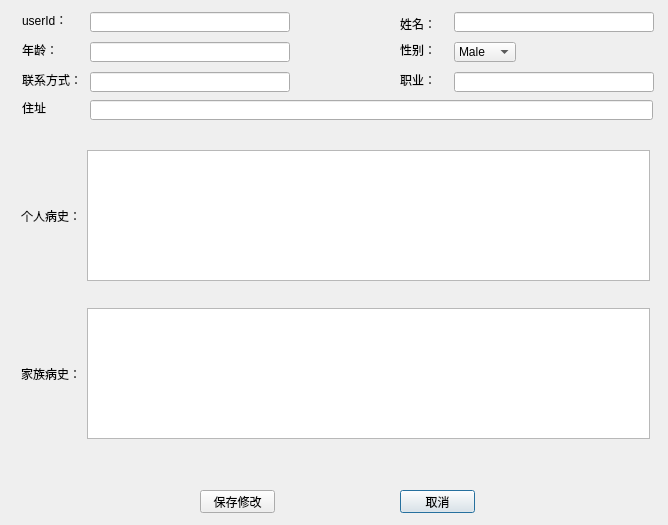
<?xml version="1.0" encoding="UTF-8"?>
<ui version="4.0">
 <class>RecordUpdateWidgets</class>
 <widget class="QDialog" name="RecordUpdateWidgets">
  <property name="geometry">
   <rect>
    <x>0</x>
    <y>0</y>
    <width>668</width>
    <height>525</height>
   </rect>
  </property>
  <property name="windowTitle">
   <string>病例</string>
  </property>
  <widget class="QLabel" name="label">
   <property name="geometry">
    <rect>
     <x>22</x>
     <y>12</y>
     <width>48</width>
     <height>16</height>
    </rect>
   </property>
   <property name="sizePolicy">
    <sizepolicy hsizetype="Fixed" vsizetype="Preferred">
     <horstretch>0</horstretch>
     <verstretch>0</verstretch>
    </sizepolicy>
   </property>
   <property name="text">
    <string>userId：</string>
   </property>
  </widget>
  <widget class="QLineEdit" name="userIdEdit">
   <property name="geometry">
    <rect>
     <x>90</x>
     <y>12</y>
     <width>200</width>
     <height>20</height>
    </rect>
   </property>
   <property name="sizePolicy">
    <sizepolicy hsizetype="Fixed" vsizetype="Fixed">
     <horstretch>0</horstretch>
     <verstretch>0</verstretch>
    </sizepolicy>
   </property>
   <property name="minimumSize">
    <size>
     <width>200</width>
     <height>0</height>
    </size>
   </property>
  </widget>
  <widget class="QLabel" name="label_2">
   <property name="geometry">
    <rect>
     <x>400</x>
     <y>16</y>
     <width>48</width>
     <height>16</height>
    </rect>
   </property>
   <property name="sizePolicy">
    <sizepolicy hsizetype="Preferred" vsizetype="Fixed">
     <horstretch>0</horstretch>
     <verstretch>0</verstretch>
    </sizepolicy>
   </property>
   <property name="minimumSize">
    <size>
     <width>48</width>
     <height>0</height>
    </size>
   </property>
   <property name="text">
    <string>姓名：</string>
   </property>
  </widget>
  <widget class="QLineEdit" name="nameEdit">
   <property name="geometry">
    <rect>
     <x>454</x>
     <y>12</y>
     <width>200</width>
     <height>20</height>
    </rect>
   </property>
   <property name="sizePolicy">
    <sizepolicy hsizetype="Fixed" vsizetype="Fixed">
     <horstretch>0</horstretch>
     <verstretch>0</verstretch>
    </sizepolicy>
   </property>
   <property name="minimumSize">
    <size>
     <width>200</width>
     <height>0</height>
    </size>
   </property>
  </widget>
  <widget class="QLabel" name="label_3">
   <property name="geometry">
    <rect>
     <x>22</x>
     <y>42</y>
     <width>36</width>
     <height>16</height>
    </rect>
   </property>
   <property name="text">
    <string>年龄：</string>
   </property>
  </widget>
  <widget class="QLineEdit" name="ageEdit">
   <property name="geometry">
    <rect>
     <x>90</x>
     <y>42</y>
     <width>200</width>
     <height>20</height>
    </rect>
   </property>
   <property name="sizePolicy">
    <sizepolicy hsizetype="Fixed" vsizetype="Fixed">
     <horstretch>0</horstretch>
     <verstretch>0</verstretch>
    </sizepolicy>
   </property>
   <property name="minimumSize">
    <size>
     <width>200</width>
     <height>0</height>
    </size>
   </property>
  </widget>
  <widget class="QLabel" name="label_4">
   <property name="geometry">
    <rect>
     <x>400</x>
     <y>42</y>
     <width>36</width>
     <height>16</height>
    </rect>
   </property>
   <property name="text">
    <string>性别：</string>
   </property>
  </widget>
  <widget class="QComboBox" name="gendleBox">
   <property name="geometry">
    <rect>
     <x>454</x>
     <y>42</y>
     <width>62</width>
     <height>20</height>
    </rect>
   </property>
   <property name="sizePolicy">
    <sizepolicy hsizetype="Fixed" vsizetype="Fixed">
     <horstretch>0</horstretch>
     <verstretch>0</verstretch>
    </sizepolicy>
   </property>
   <item>
    <property name="text">
     <string>Male</string>
    </property>
   </item>
   <item>
    <property name="text">
     <string>Female</string>
    </property>
   </item>
  </widget>
  <widget class="QLabel" name="label_5">
   <property name="geometry">
    <rect>
     <x>22</x>
     <y>72</y>
     <width>60</width>
     <height>16</height>
    </rect>
   </property>
   <property name="text">
    <string>联系方式：</string>
   </property>
  </widget>
  <widget class="QLineEdit" name="contactEdit">
   <property name="geometry">
    <rect>
     <x>90</x>
     <y>72</y>
     <width>200</width>
     <height>20</height>
    </rect>
   </property>
   <property name="sizePolicy">
    <sizepolicy hsizetype="Fixed" vsizetype="Fixed">
     <horstretch>0</horstretch>
     <verstretch>0</verstretch>
    </sizepolicy>
   </property>
   <property name="minimumSize">
    <size>
     <width>200</width>
     <height>0</height>
    </size>
   </property>
  </widget>
  <widget class="QLabel" name="label_6">
   <property name="geometry">
    <rect>
     <x>400</x>
     <y>72</y>
     <width>36</width>
     <height>16</height>
    </rect>
   </property>
   <property name="text">
    <string>职业：</string>
   </property>
  </widget>
  <widget class="QLineEdit" name="professionEdit">
   <property name="geometry">
    <rect>
     <x>454</x>
     <y>72</y>
     <width>200</width>
     <height>20</height>
    </rect>
   </property>
   <property name="sizePolicy">
    <sizepolicy hsizetype="Fixed" vsizetype="Fixed">
     <horstretch>0</horstretch>
     <verstretch>0</verstretch>
    </sizepolicy>
   </property>
   <property name="minimumSize">
    <size>
     <width>200</width>
     <height>0</height>
    </size>
   </property>
  </widget>
  <widget class="QLabel" name="label_7">
   <property name="geometry">
    <rect>
     <x>22</x>
     <y>100</y>
     <width>24</width>
     <height>16</height>
    </rect>
   </property>
   <property name="sizePolicy">
    <sizepolicy hsizetype="Expanding" vsizetype="Preferred">
     <horstretch>0</horstretch>
     <verstretch>0</verstretch>
    </sizepolicy>
   </property>
   <property name="text">
    <string>住址</string>
   </property>
  </widget>
  <widget class="QLineEdit" name="addressEdit">
   <property name="geometry">
    <rect>
     <x>90</x>
     <y>100</y>
     <width>563</width>
     <height>20</height>
    </rect>
   </property>
   <property name="sizePolicy">
    <sizepolicy hsizetype="Fixed" vsizetype="Fixed">
     <horstretch>0</horstretch>
     <verstretch>0</verstretch>
    </sizepolicy>
   </property>
   <property name="minimumSize">
    <size>
     <width>563</width>
     <height>0</height>
    </size>
   </property>
   <property name="maximumSize">
    <size>
     <width>563</width>
     <height>16777215</height>
    </size>
   </property>
  </widget>
  <widget class="QPushButton" name="cancleBtn">
   <property name="geometry">
    <rect>
     <x>400</x>
     <y>490</y>
     <width>75</width>
     <height>23</height>
    </rect>
   </property>
   <property name="text">
    <string>取消</string>
   </property>
  </widget>
  <widget class="QPushButton" name="updateBtn">
   <property name="geometry">
    <rect>
     <x>200</x>
     <y>490</y>
     <width>75</width>
     <height>23</height>
    </rect>
   </property>
   <property name="text">
    <string>保存修改</string>
   </property>
  </widget>
  <widget class="QWidget" name="layoutWidget">
   <property name="geometry">
    <rect>
     <x>21</x>
     <y>129</y>
     <width>629</width>
     <height>331</height>
    </rect>
   </property>
   <layout class="QGridLayout" name="gridLayout_2" rowstretch="1,0" columnstretch="0,0">
    <item row="0" column="0">
     <widget class="QLabel" name="label_8">
      <property name="text">
       <string>个人病史：</string>
      </property>
     </widget>
    </item>
    <item row="1" column="1">
     <widget class="QTextEdit" name="familyHistoryEdit">
      <property name="sizePolicy">
       <sizepolicy hsizetype="Expanding" vsizetype="Fixed">
        <horstretch>0</horstretch>
        <verstretch>0</verstretch>
       </sizepolicy>
      </property>
      <property name="maximumSize">
       <size>
        <width>16777215</width>
        <height>131</height>
       </size>
      </property>
     </widget>
    </item>
    <item row="1" column="0">
     <widget class="QLabel" name="label_9">
      <property name="text">
       <string>家族病史：</string>
      </property>
     </widget>
    </item>
    <item row="0" column="1">
     <widget class="QTextEdit" name="personalHistoryEdit">
      <property name="sizePolicy">
       <sizepolicy hsizetype="Expanding" vsizetype="Fixed">
        <horstretch>0</horstretch>
        <verstretch>0</verstretch>
       </sizepolicy>
      </property>
      <property name="maximumSize">
       <size>
        <width>16777215</width>
        <height>131</height>
       </size>
      </property>
     </widget>
    </item>
   </layout>
  </widget>
  <zorder>layoutWidget</zorder>
  <zorder>label</zorder>
  <zorder>userIdEdit</zorder>
  <zorder>label_2</zorder>
  <zorder>nameEdit</zorder>
  <zorder>label_3</zorder>
  <zorder>ageEdit</zorder>
  <zorder>label_4</zorder>
  <zorder>gendleBox</zorder>
  <zorder>label_5</zorder>
  <zorder>contactEdit</zorder>
  <zorder>label_6</zorder>
  <zorder>professionEdit</zorder>
  <zorder>cancleBtn</zorder>
  <zorder>updateBtn</zorder>
  <zorder>addressEdit</zorder>
  <zorder>label_7</zorder>
 </widget>
 <resources/>
 <connections/>
</ui>
